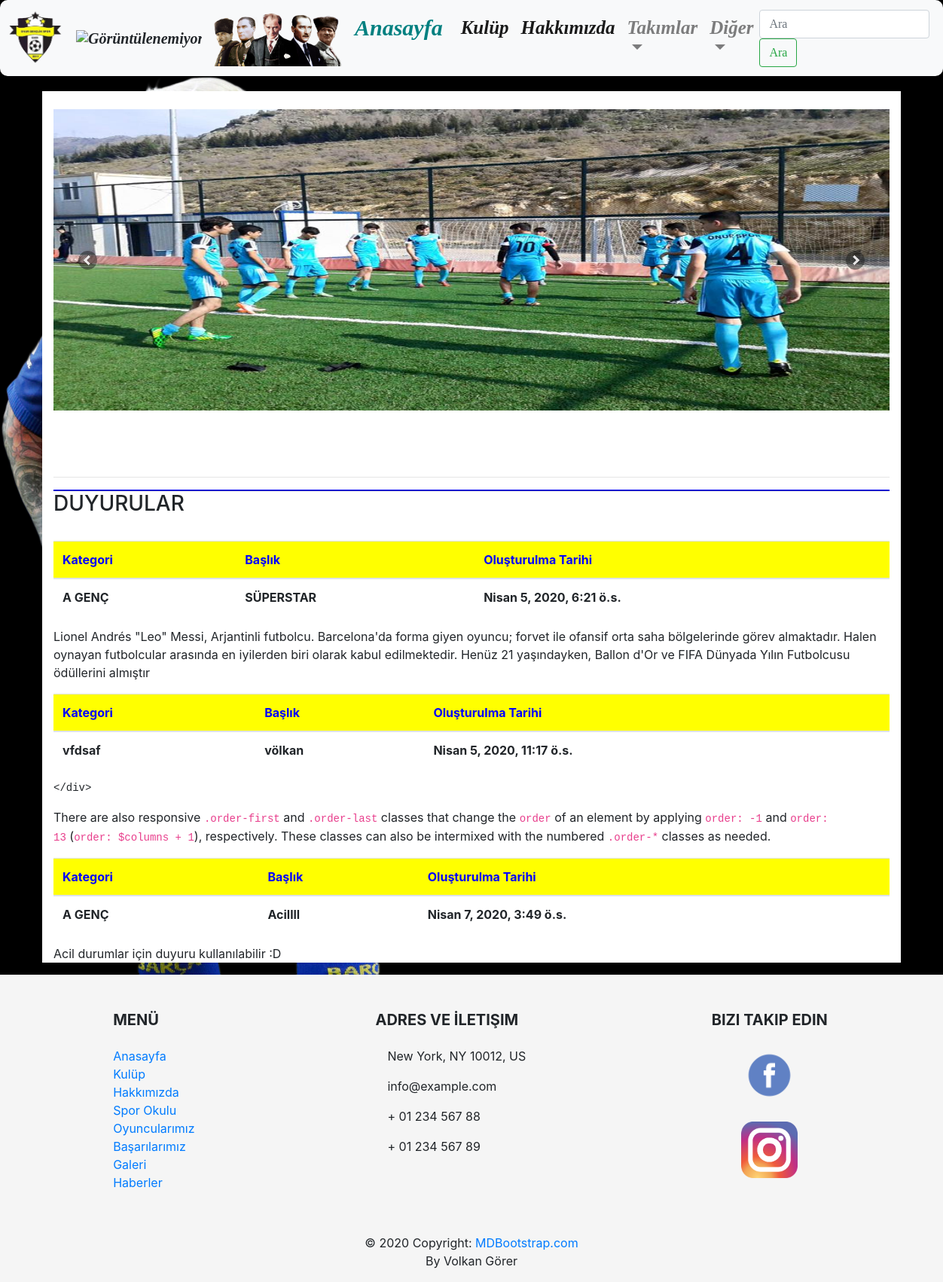
The page / on the database its author committed.
### database/models.py (models this page shows, shortened)
class Duyuru(models.Model):
    author = models.ForeignKey("auth.User",on_delete = models.CASCADE,verbose_name = "Kullanıcı")
    duyuru_category = models.CharField(max_length = 50,verbose_name = "Kategori")
    duyuru_title = models.CharField(max_length = 50,verbose_name = "Başlık")
    duyuru_content = RichTextField()
    created_date = models.DateTimeField(auto_now_add=True,verbose_name = "Oluşturulma Tarihi")

### database/views.py (the view, shortened to what this page needs)
# urls.py: path('', views.index,name = "index"),
def index(request):
    keyword = request.GET.get("keyword")
    anasayfa_haber = Haber.objects.all()
    anasayfa_duyuru = Duyuru.objects.all()
    liste = list()
    liste1 = list()
    for haber in anasayfa_haber:
        liste.append(haber.haber_image)
        liste1.append(haber.id)
    a = liste[-1]
    a1 = liste1[-1]
    b = liste[-2]
    b1 = liste1[-2]
    context = {
        "anasayfa_duyuru":anasayfa_duyuru,
        "a":a,
        "b":b,
        "a1":a1,
        "b1":b1,
    }
    return render(request,"index.html",context)

### templates/index.html
{% extends "layout.html" %}
{% block body %}
{% include "includes/slide.html" %}
<hr>
<div style="margin-top:10px; border-top:2px ridge blue;" >
    <h3>DUYURULAR</h3>
    {% if anasayfa_duyuru %}
    <br>
    {% for duyuru in anasayfa_duyuru %}
    <table class="table">
            <thead>
              <tr style="color:blue; background-color:yellow;" >
                <th scope="col">Kategori</th>
                <th scope="col">Başlık</th>
                <th scope="col">Oluşturulma Tarihi</th>
              </tr>
            </thead>
            <tbody>
                    <tr>
                        <th scope="row">{{duyuru.duyuru_category}}</th>
                        <th>{{duyuru.duyuru_title}}</th>
                        <th scope="row">{{duyuru.created_date}}</th>
                    </tr>
            </tbody>
        </table>
        <div style="">{{duyuru.duyuru_content|safe}}</div>
    {% endfor %}
    {% else %}
    <div class="alert alert-danger">
        Duyuru Bulunamadı
    </div>
    {% endif %}
</div>
{% endblock body %}

### templates/layout.html (shortened to what this page needs)
<!DOCTYPE html>
{%load static%}
<html lang="en">
<head>
    <link rel="stylesheet" href="{% static 'css/bootstrap.min.css' %}">
    <link rel="stylesheet" href="{% static 'css/sssd.css' %}" rel="stylesheet">
</head>
<body>
        {% include "includes/navbar.html" %}
        <div class="container" style="margin-top:20px; background-color:white; ">
            {% block body %}
            {% endblock body %}
        </div>
        {% include "includes/footer.html" %}
</body>
</html>

### templates/includes/navbar.html (shortened to what this page needs)
{%load static%}
<nav style="font:bold italic 15px Tahoma; border-radius:10px;   padding-left:10px; top:0px;" class="navbar navbar-expand-lg navbar-light bg-light sticky-top">
    <a class="navbar-brand" ><img src = "{% static 'css/kulüpfoto.png' %}" alt = "Görüntülenemiyor..." wigth = "75" height = "75"></a>
    <a class="navbar-brand" ><img src = "{% static 'css/bayrak.gif' %}" alt = "Görüntülenemiyor..." wigth = "75" height = "75"></a>
    <a class="navbar-brand" ><img src = "{% static 'css/atatürk.png' %}" alt = "Görüntülenemiyor..." wigth = "75" height = "75"></a>
  <div class="collapse navbar-collapse" id="navbarTogglerDemo03">
    <ul class="navbar-nav mr-auto mt-2 mt-lg-0">
      <li class="nav-item active">
          <a style="font-size:30px; color:teal;" class="navbar-brand" href="{% url 'index' %}">Anasayfa</a>
      </li>
      <li class="nav-item active">
        <a style="font-size:25px;" class="nav-link" href="{% url 'database:clubdetails' %}">Kulüp <span class="sr-only">(current)</span></a>
      </li>
      <li class="nav-item active">
        <a style="font-size:25px;" class="nav-link" href="{% url 'about' %}">Hakkımızda</a>
      </li>
      <li class="nav-item dropdown">
          <a style="font-size:25px;" class="nav-link dropdown-toggle" href="#" id="navbarDropdown" role="button" data-toggle="dropdown" aria-haspopup="true" aria-expanded="false">
            Takımlar
          </a>
        </li>
        <li class="nav-item dropdown">
          <a style="font-size:25px;" class="nav-link dropdown-toggle" href="#" id="navbarDropdown" role="button" data-toggle="dropdown" aria-haspopup="true" aria-expanded="false">
            Diğer
          </a>
        </li>
      </ul>
      <form class="form-inline my-2 my-lg-0">
        <input name="keyword" class="form-control mr-sm-2" type="search" placeholder="Ara" aria-label="Search">
        <button class="btn btn-outline-success my-2 my-sm-0" type="submit">Ara</button>
      </form>
    </div>
</nav>

### templates/includes/slide.html (shortened to what this page needs)
{%load static%}
<!doctype html>
<html>
    <head>
        <link rel="stylesheet" href="/static/css/sss.css" type="text/css" media="all">
    </head>
    <body>
            <br>
                <div class="sayfa">
                    <div class="slider">
                        <div><a href="/databases/haber_detail/{{a1}}"><img src = "{{ a.url }}" style="width:100%; height:100%" ></a> </div>
                    </div>
                </div>
    <br>
    <br>
    <br>
    </body>
</html>

### templates/includes/footer.html (shortened to what this page needs)
{%load static%}
<footer  style="background-color:whitesmoke;"class="page-footer font-small mdb-color lighten-3 pt-4">
  <div class="container text-center text-md-left">
    <div class="row">
      <div class="col-md-2 col-lg-2 mx-auto my-md-4 my-0 mt-4 mb-1">
        <h5 class="font-weight-bold text-uppercase mb-4">Menü</h5>
        <ul class="list-unstyled">
            <li>
                <p>
                    <a href="{% url 'index' %}">Anasayfa</a><br>
                    <a  href="{% url 'database:clubdetails' %}">Kulüp </a>  <br>
                    <a   href="{% url 'about' %}">Hakkımızda</a><br>
                    <a  href="{% url 'database:sporokulu' %}">Spor Okulu</a><br>
                    <a  href="{% url 'database:oyuncularımız' %}">Oyuncularımız</a><br>
                    <a  href="{% url 'database:basarılarımız' %}">Başarılarımız</a><br>
                    <a href="{% url 'database:galeri' %}">Galeri</a><br>
                    <a  href="{% url 'database:news' %}">Haberler</a>
            </p>
          </li>
        </ul>
      </div>
      <div class="col-md-4 col-lg-3 mx-auto my-md-4 my-0 mt-4 mb-1">
        <h5 class="font-weight-bold text-uppercase mb-4">Adres ve İletişim</h5>
        <ul class="list-unstyled">
          <li>
            <p>
               New York, NY 10012, US</p>
          </li>
          <li>
            <p>
               info@example.com</p>
          </li>
          <li>
            <p>
               + 01 234 567 88</p>
          </li>
          <li>
            <p>
               + 01 234 567 89</p>
          </li>
        </ul>
      </div>
      <div class="col-md-2 col-lg-2 text-center mx-auto my-4">
        <h5 class="font-weight-bold text-uppercase mb-4">Bizi Takip Edin</h5>
        <a type="" class="" href="https://www.facebook.com/ONURSPOR2011">
            <img src = "{% static 'css/face.png' %}" alt = "Görüntülenemiyor..." wigth = "75" height = "75">
        </a><br><br>
        <a href="https://www.instagram.com/onur.genclik11/" type="" class="">
            <img src = "{% static 'css/instagram.png' %}" alt = "Görüntülenemiyor..." wigth = "75" height = "75">
        </a>
      </div>
    </div>
  </div>
  <div class="footer-copyright text-center py-3">© 2020 Copyright:
    <a href="https://mdbootstrap.com/"> MDBootstrap.com</a><br>
    <a > By Volkan Görer</a>
  </div>
</footer>

### staticfiles/css/sssd.css (style rules this page uses)
.ssslide { width: 100%; margin: 0; padding: 0; height: 400px; top: 0; left: 0; display: none; overflow: hidden; }
.ssslide img { max-width: 100%; height: auto; margin: 0; padding: 0; position: relative; display: block; }

### static/css/sss.css (style rules this page uses)
.ssslide { width: 100%; margin: 0; padding: 0; height: 400px; top: 0; left: 0; display: none; overflow: hidden; }
.ssslide img { max-width: 100%; height: auto; margin: 0; padding: 0; position: relative; display: block; }

### rows shown on the page
Duyuru: duyuru_category "A GENÇ", duyuru_title "SÜPERSTAR", created_date "Nisan 5, 2020, 6:21 ö.s.", duyuru_content "Lionel Andrés \"Leo\" Messi, Arjantinli futbolcu. Barcelona'da forma giyen oyuncu; forvet ile ofansif orta saha bölgelerinde görev almaktadır. Halen oynayan futbolcular arasında en iyilerden biri olarak kabul edilmektedir. Henüz 21 yaşındayken, Ballon d'Or ve FIFA Dünyada Yılın Futbolcusu ödüllerini almıştır"
Duyuru: duyuru_category "vfdsaf", duyuru_title "völkan", created_date "Nisan 5, 2020, 11:17 ö.s.", duyuru_content "</div> There are also responsive .order-first and .order-last classes that change the order of an element by applying order: -1 and order: 13 ( order: $columns + 1 ), respectively. These classes can also be intermixed with the numbered .order-* classes as needed."
Duyuru: duyuru_category "A GENÇ", duyuru_title "Acillll", created_date "Nisan 7, 2020, 3:49 ö.s.", duyuru_content "Acil durumlar için duyuru kullanılabilir :D"
